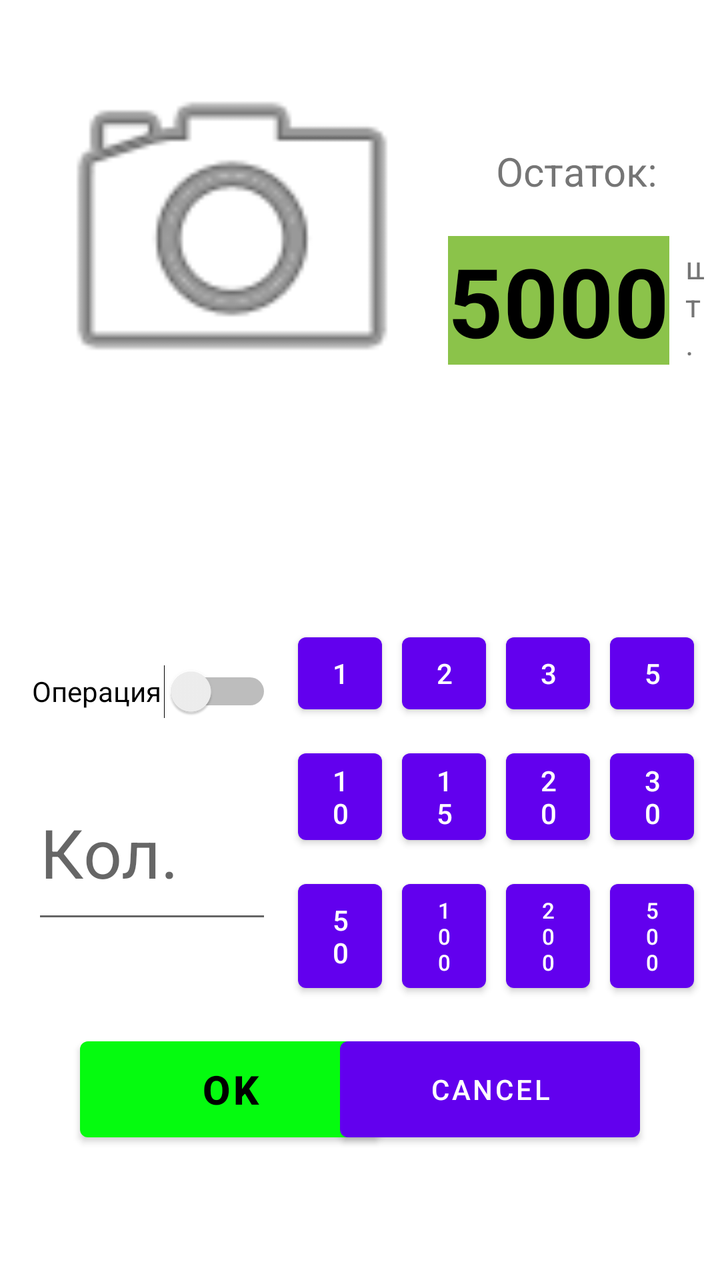
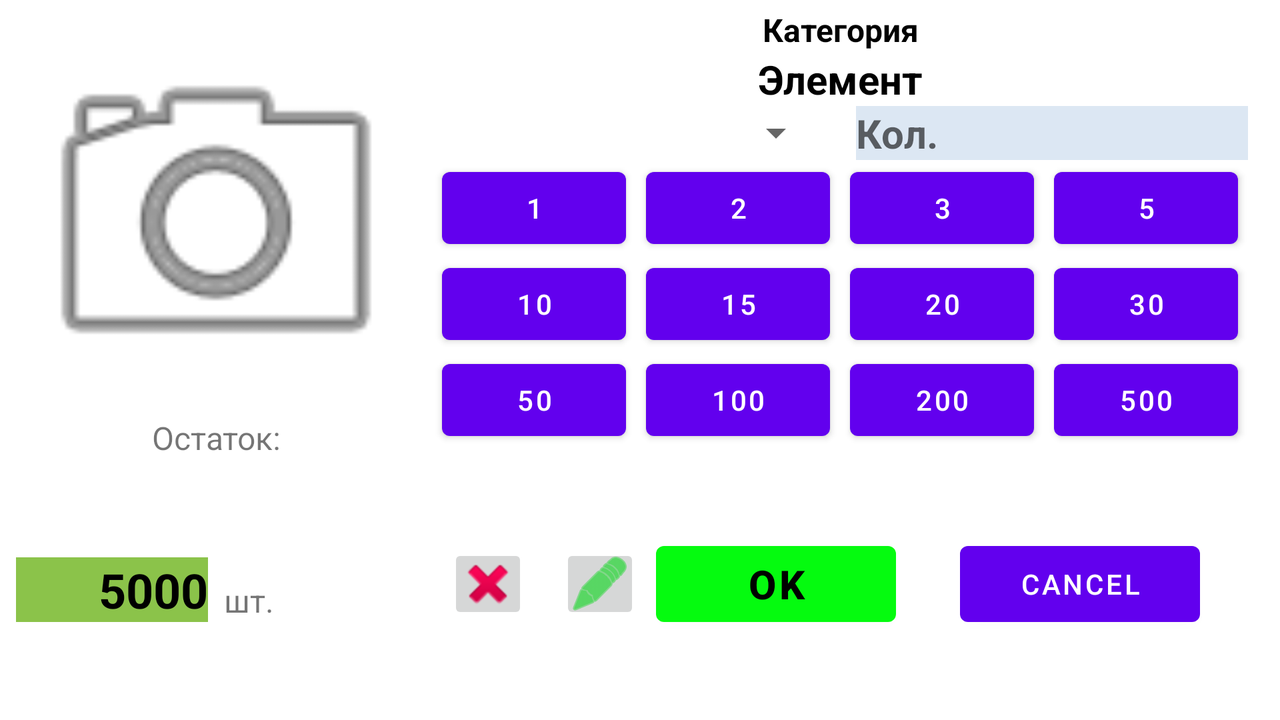

An Android layout and its configuration variant, each rendered on a device that would load it. The default file and the variant file are quoted in full after the pictures.
<!-- AndroidManifest.xml: application theme Theme.Sklad -->
<!-- res/layout/activity_element.xml -->
<?xml version="1.0" encoding="utf-8"?>
<androidx.constraintlayout.widget.ConstraintLayout xmlns:android="http://schemas.android.com/apk/res/android"
    xmlns:app="http://schemas.android.com/apk/res-auto"
    xmlns:tools="http://schemas.android.com/tools"
    android:layout_width="match_parent"
    android:layout_height="match_parent"
    tools:context=".ElementActivity">

    <TextView
        android:id="@+id/El_NameCatTV"
        android:layout_width="0dp"
        android:layout_height="wrap_content"
        android:layout_marginTop="20dp"
        android:textAlignment="textStart"
        android:textColor="@color/black"
        android:textSize="16sp"
        android:textStyle="bold"
        app:layout_constraintEnd_toEndOf="@+id/El_unitTV"
        app:layout_constraintHorizontal_bias="0.0"
        app:layout_constraintStart_toStartOf="@+id/imageView"
        app:layout_constraintTop_toBottomOf="@+id/imageView" />

    <ImageView
        android:id="@+id/imageView"
        android:layout_width="200dp"
        android:layout_height="200dp"
        android:layout_marginStart="16dp"
        android:layout_marginTop="16dp"
        android:contentDescription="@string/el_foto"
        app:layout_constraintStart_toStartOf="parent"
        app:layout_constraintTop_toTopOf="parent"
        app:srcCompat="@android:drawable/ic_menu_camera"
        tools:ignore="ImageContrastCheck" />

    <TextView
        android:id="@+id/El_NameElTV"
        android:layout_width="0dp"
        android:layout_height="wrap_content"
        android:layout_marginTop="8dp"
        android:textAlignment="textStart"
        android:textColor="@color/black"
        android:textSize="20sp"
        android:textStyle="bold"
        app:layout_constraintEnd_toEndOf="@+id/El_NameCatTV"
        app:layout_constraintStart_toStartOf="@+id/El_NameCatTV"
        app:layout_constraintTop_toBottomOf="@+id/El_NameCatTV" />

    <TextView
        android:id="@+id/textView6"
        android:layout_width="0dp"
        android:layout_height="wrap_content"
        android:layout_marginStart="8dp"
        android:layout_marginTop="72dp"
        android:layout_marginEnd="8dp"
        android:text="Остаток:"
        android:textAlignment="center"
        android:textSize="20sp"
        app:layout_constraintEnd_toEndOf="parent"
        app:layout_constraintHorizontal_bias="1.0"
        app:layout_constraintStart_toEndOf="@+id/imageView"
        app:layout_constraintTop_toTopOf="parent" />

    <TextView
        android:id="@+id/El_RestTV"
        android:layout_width="wrap_content"
        android:layout_height="wrap_content"
        android:layout_marginTop="16dp"
        android:background="#8BC34A"
        android:text="5000"
        android:textColor="@color/black"
        android:textSize="48sp"
        android:textStyle="bold"
        app:layout_constraintBottom_toBottomOf="@+id/imageView"
        app:layout_constraintStart_toStartOf="@+id/textView6"
        app:layout_constraintTop_toBottomOf="@+id/textView6"
        app:layout_constraintVertical_bias="0.081" />

    <TextView
        android:id="@+id/El_unitTV"
        android:layout_width="0dp"
        android:layout_height="wrap_content"
        android:layout_marginStart="8dp"
        android:text="шт."
        android:textSize="16sp"
        app:layout_constraintBottom_toBottomOf="@+id/El_RestTV"
        app:layout_constraintEnd_toEndOf="@+id/textView6"
        app:layout_constraintStart_toEndOf="@+id/El_RestTV" />

    <Switch
        android:id="@+id/El_switch"
        android:layout_width="120dp"
        android:layout_height="58dp"
        android:layout_marginTop="24dp"
        android:checked="false"
        android:text="Операция"
        android:textOff="РАСХОД"
        android:textOn="ПРИХОД"
        app:layout_constraintStart_toStartOf="@+id/El_NameElTV"
        app:layout_constraintTop_toBottomOf="@+id/El_NameElTV"
        tools:checked="false" />

    <EditText
        android:id="@+id/El_NumberET"
        android:layout_width="120dp"
        android:layout_height="84dp"
        android:layout_marginTop="8dp"
        android:ems="10"
        android:hint="Кол."
        android:inputType="number"
        android:textSize="34sp"
        app:layout_constraintStart_toStartOf="@+id/El_switch"
        app:layout_constraintTop_toBottomOf="@+id/El_switch"
        tools:ignore="TextContrastCheck" />

    <LinearLayout
        android:id="@+id/linearLayout"
        android:layout_width="0dp"
        android:layout_height="wrap_content"
        android:layout_marginStart="8dp"
        android:layout_marginTop="20dp"
        android:layout_marginEnd="8dp"
        android:orientation="horizontal"
        app:layout_constraintEnd_toEndOf="parent"
        app:layout_constraintStart_toEndOf="@+id/El_NumberET"
        app:layout_constraintTop_toBottomOf="@+id/El_NameElTV">

        <Button
            android:id="@+id/El_1BT"
            android:layout_width="wrap_content"
            android:layout_height="match_parent"
            android:layout_weight="1"
            android:insetLeft="5dp"
            android:insetRight="5dp"
            android:text="1" />

        <Button
            android:id="@+id/El_2BT"
            android:layout_width="wrap_content"
            android:layout_height="match_parent"
            android:layout_weight="1"
            android:insetLeft="5dp"
            android:insetRight="5dp"
            android:text="2" />

        <Button
            android:id="@+id/El_3BT"
            android:layout_width="wrap_content"
            android:layout_height="match_parent"
            android:layout_weight="1"
            android:insetLeft="5dp"
            android:insetRight="5dp"
            android:text="3" />

        <Button
            android:id="@+id/El_5BT"
            android:layout_width="wrap_content"
            android:layout_height="match_parent"
            android:layout_weight="1"
            android:insetLeft="5dp"
            android:insetRight="5dp"
            android:text="5" />
    </LinearLayout>

    <LinearLayout
        android:id="@+id/linearLayout2"
        android:layout_width="0dp"
        android:layout_height="wrap_content"
        android:layout_marginTop="10dp"
        android:orientation="horizontal"
        app:layout_constraintEnd_toEndOf="@+id/linearLayout"
        app:layout_constraintStart_toStartOf="@+id/linearLayout"
        app:layout_constraintTop_toBottomOf="@+id/linearLayout">

        <Button
            android:id="@+id/El_10BT"
            android:layout_width="wrap_content"
            android:layout_height="match_parent"
            android:layout_weight="1"
            android:insetLeft="5dp"
            android:insetRight="5dp"
            android:text="10" />

        <Button
            android:id="@+id/El_15BT"
            android:layout_width="wrap_content"
            android:layout_height="match_parent"
            android:layout_weight="1"
            android:insetLeft="5dp"
            android:insetRight="5dp"
            android:text="15" />

        <Button
            android:id="@+id/El_20BT"
            android:layout_width="wrap_content"
            android:layout_height="match_parent"
            android:layout_weight="1"
            android:insetLeft="5dp"
            android:insetRight="5dp"
            android:text="20" />

        <Button
            android:id="@+id/El_30BT"
            android:layout_width="wrap_content"
            android:layout_height="match_parent"
            android:layout_weight="1"
            android:insetLeft="5dp"
            android:insetRight="5dp"
            android:text="30" />
    </LinearLayout>

    <LinearLayout
        android:id="@+id/linearLayout3"
        android:layout_width="0dp"
        android:layout_height="wrap_content"
        android:layout_marginTop="10dp"
        android:orientation="horizontal"
        app:layout_constraintEnd_toEndOf="@+id/linearLayout2"
        app:layout_constraintStart_toStartOf="@+id/linearLayout2"
        app:layout_constraintTop_toBottomOf="@+id/linearLayout2">

        <Button
            android:id="@+id/El_50BT"
            android:layout_width="wrap_content"
            android:layout_height="match_parent"
            android:layout_weight="1"
            android:insetLeft="5dp"
            android:insetRight="5dp"
            android:text="50" />

        <Button
            android:id="@+id/El_100BT"
            android:layout_width="wrap_content"
            android:layout_height="match_parent"
            android:layout_weight="1"
            android:insetLeft="5dp"
            android:insetRight="5dp"
            android:text="100"
            android:textSize="11sp" />

        <Button
            android:id="@+id/El_200BT"
            android:layout_width="wrap_content"
            android:layout_height="match_parent"
            android:layout_weight="1"
            android:insetLeft="5dp"
            android:insetRight="5dp"
            android:text="200"
            android:textSize="11sp" />

        <Button
            android:id="@+id/El_500BT"
            android:layout_width="wrap_content"
            android:layout_height="match_parent"
            android:layout_weight="1"
            android:insetLeft="5dp"
            android:insetRight="5dp"
            android:text="500"
            android:textSize="11sp" />
    </LinearLayout>

    <Button
        android:id="@+id/El_Ok_Bt"
        android:layout_width="150dp"
        android:layout_height="60dp"
        android:layout_marginStart="40dp"
        android:layout_marginTop="48dp"
        android:text="@android:string/ok"
        android:textColor="@color/black"
        android:textSize="20sp"
        android:textStyle="bold"
        app:backgroundTint="#05FB0F"
        app:layout_constraintStart_toStartOf="parent"
        app:layout_constraintTop_toBottomOf="@+id/El_NumberET" />

    <Button
        android:id="@+id/El_Cancel_Bt"
        android:layout_width="150dp"
        android:layout_height="60dp"
        android:layout_marginEnd="40dp"
        android:text="@android:string/cancel"
        app:layout_constraintBottom_toBottomOf="@+id/El_Ok_Bt"
        app:layout_constraintEnd_toEndOf="parent"
        app:layout_constraintTop_toTopOf="@+id/El_Ok_Bt"
        app:layout_constraintVertical_bias="0.0" />

</androidx.constraintlayout.widget.ConstraintLayout>
<!-- resources referenced by this layout -->
<resources>
  <color name="black">#FF000000</color>
  <string name="el_foto">foto</string>
  <style name="Theme.Sklad" parent="Theme.MaterialComponents.DayNight.DarkActionBar">
          
          <item name="colorPrimary">@color/purple_500</item>
          <item name="colorPrimaryVariant">@color/purple_700</item>
          <item name="colorOnPrimary">@color/white</item>
          
          <item name="colorSecondary">@color/teal_200</item>
          <item name="colorSecondaryVariant">@color/teal_700</item>
          <item name="colorOnSecondary">@color/black</item>
          
          <item name="android:statusBarColor" tools:targetApi="21">?attr/colorPrimaryVariant</item>
          
      </style>
  <color name="purple_500">#FF6200EE</color>
  <color name="purple_700">#FF3700B3</color>
  <color name="white">#FFFFFFFF</color>
  <color name="teal_200">#FF03DAC5</color>
  <color name="teal_700">#FF018786</color>
</resources>
<!-- res/layout-land/activity_element.xml (the repository's variant of the layout above) -->
<!-- drawn on the phone turned sideways -->
<?xml version="1.0" encoding="utf-8"?>
<androidx.constraintlayout.widget.ConstraintLayout xmlns:android="http://schemas.android.com/apk/res/android"
    xmlns:app="http://schemas.android.com/apk/res-auto"
    xmlns:tools="http://schemas.android.com/tools"
    tools:context=".ElementActivity"
    android:layout_width="match_parent"
    android:layout_height="match_parent">

    <TextView
        android:id="@+id/El_NameCatTV"
        android:layout_width="0dp"
        android:layout_height="22dp"
        android:layout_marginStart="8dp"
        android:layout_marginTop="4dp"
        android:layout_marginEnd="16dp"
        android:text="Категория"
        android:textAlignment="center"
        android:textColor="@color/black"
        android:textSize="16sp"
        android:textStyle="bold"
        app:layout_constraintEnd_toEndOf="parent"
        app:layout_constraintStart_toEndOf="@+id/El_imageView"
        app:layout_constraintTop_toTopOf="parent" />

    <ImageView
        android:id="@+id/El_imageView"
        android:layout_width="200dp"
        android:layout_height="200dp"
        android:layout_marginStart="8dp"
        android:layout_marginTop="8dp"
        android:clickable="true"
        android:contentDescription="@string/el_foto"
        android:focusableInTouchMode="false"
        android:scaleType="centerCrop"
        app:layout_constraintStart_toStartOf="parent"
        app:layout_constraintTop_toTopOf="parent"
        app:srcCompat="@android:drawable/ic_menu_camera"
        tools:ignore="ImageContrastCheck" />

    <TextView
        android:id="@+id/El_NameElTV"
        android:layout_width="0dp"
        android:layout_height="wrap_content"
        android:text="Элемент"
        android:textAlignment="center"
        android:textColor="@color/black"
        android:textSize="20sp"
        android:textStyle="bold"
        app:layout_constraintEnd_toEndOf="@+id/El_NameCatTV"
        app:layout_constraintStart_toStartOf="@+id/El_NameCatTV"
        app:layout_constraintTop_toBottomOf="@+id/El_NameCatTV" />

    <TextView
        android:id="@+id/textView6"
        android:layout_width="0dp"
        android:layout_height="wrap_content"
        android:text="Остаток:"
        android:textAlignment="center"
        android:textSize="16sp"
        app:layout_constraintEnd_toEndOf="@+id/El_imageView"
        app:layout_constraintStart_toStartOf="@+id/El_imageView"
        app:layout_constraintTop_toBottomOf="@+id/El_imageView" />

    <TextView
        android:id="@+id/El_RestTV"
        android:layout_width="0dp"
        android:layout_height="wrap_content"
        android:background="#8BC34A"
        android:text="5000"
        android:textAlignment="viewEnd"
        android:textColor="@color/black"
        android:textSize="24sp"
        android:textStyle="bold"
        app:layout_constraintBottom_toBottomOf="parent"
        app:layout_constraintEnd_toStartOf="@id/El_unitTV"
        app:layout_constraintStart_toStartOf="@+id/textView6"
        app:layout_constraintTop_toBottomOf="@+id/textView6" />

    <TextView
        android:id="@+id/El_unitTV"
        android:layout_width="0dp"
        android:layout_height="wrap_content"
        android:layout_marginStart="8dp"
        android:text="шт."
        android:textSize="16sp"
        app:layout_constraintBottom_toBottomOf="@+id/El_RestTV"
        app:layout_constraintEnd_toEndOf="@+id/textView6"
        app:layout_constraintStart_toEndOf="@+id/El_RestTV" />

    <Spinner
        android:id="@+id/El_spinner"
        android:layout_width="0dp"
        android:layout_height="0dp"
        android:layout_marginStart="8dp"
        android:layout_marginEnd="16dp"
        android:spinnerMode="dropdown"
        app:layout_constraintBottom_toBottomOf="@+id/El_NumberET"
        app:layout_constraintEnd_toStartOf="@+id/El_NumberET"
        app:layout_constraintStart_toEndOf="@+id/El_imageView"
        app:layout_constraintTop_toTopOf="@+id/El_NumberET"
        tools:ignore="SpeakableTextPresentCheck,TouchTargetSizeCheck" />

    <EditText
        android:id="@+id/El_NumberET"
        android:layout_width="0dp"
        android:layout_height="wrap_content"
        android:layout_marginEnd="16dp"
        android:background="#DCE7F3"
        android:ems="10"
        android:hint="Кол."
        android:inputType="number"
        android:textSize="20sp"
        android:textStyle="bold"
        app:layout_constraintEnd_toEndOf="parent"
        app:layout_constraintStart_toEndOf="@+id/El_spinner"
        app:layout_constraintTop_toBottomOf="@+id/El_NameElTV"
        tools:ignore="TextContrastCheck" />

    <LinearLayout
        android:id="@+id/linearLayout"
        android:layout_width="0dp"
        android:layout_height="wrap_content"
        android:layout_marginEnd="16dp"
        android:orientation="horizontal"
        app:layout_constraintEnd_toEndOf="parent"
        app:layout_constraintStart_toStartOf="@+id/El_spinner"
        app:layout_constraintTop_toBottomOf="@+id/El_NumberET">

        <Button
            android:id="@+id/El_1BT"
            android:layout_width="wrap_content"
            android:layout_height="wrap_content"
            android:layout_weight="1"
            android:insetLeft="5dp"
            android:insetRight="5dp"
            android:text="1"
            android:textSize="14dp" />

        <Button
            android:id="@+id/El_2BT"
            android:layout_width="wrap_content"
            android:layout_height="wrap_content"
            android:layout_weight="1"
            android:insetLeft="5dp"
            android:insetRight="5dp"
            android:text="2"
            android:textSize="14dp" />

        <Button
            android:id="@+id/El_3BT"
            android:layout_width="wrap_content"
            android:layout_height="match_parent"
            android:layout_weight="1"
            android:insetLeft="5dp"
            android:insetRight="5dp"
            android:text="3"
            android:textSize="14dp" />

        <Button
            android:id="@+id/El_5BT"
            android:layout_width="wrap_content"
            android:layout_height="wrap_content"
            android:layout_weight="1"
            android:insetLeft="5dp"
            android:insetRight="5dp"
            android:text="5"
            android:textSize="14dp" />
    </LinearLayout>

    <LinearLayout
        android:id="@+id/linearLayout2"
        android:layout_width="0dp"
        android:layout_height="wrap_content"
        android:orientation="horizontal"
        app:layout_constraintEnd_toEndOf="@+id/linearLayout"
        app:layout_constraintStart_toStartOf="@+id/linearLayout"
        app:layout_constraintTop_toBottomOf="@+id/linearLayout">

        <Button
            android:id="@+id/El_10BT"
            android:layout_width="wrap_content"
            android:layout_height="match_parent"
            android:layout_weight="1"
            android:insetLeft="5dp"
            android:insetRight="5dp"
            android:text="10"
            android:textSize="14dp" />

        <Button
            android:id="@+id/El_15BT"
            android:layout_width="wrap_content"
            android:layout_height="match_parent"
            android:layout_weight="1"
            android:insetLeft="5dp"
            android:insetRight="5dp"
            android:text="15"
            android:textSize="14dp" />

        <Button
            android:id="@+id/El_20BT"
            android:layout_width="wrap_content"
            android:layout_height="match_parent"
            android:layout_weight="1"
            android:insetLeft="5dp"
            android:insetRight="5dp"
            android:text="20"
            android:textSize="14dp" />

        <Button
            android:id="@+id/El_30BT"
            android:layout_width="wrap_content"
            android:layout_height="match_parent"
            android:layout_weight="1"
            android:insetLeft="5dp"
            android:insetRight="5dp"
            android:text="30"
            android:textSize="14dp" />
    </LinearLayout>

    <LinearLayout
        android:id="@+id/linearLayout3"
        android:layout_width="0dp"
        android:layout_height="wrap_content"
        android:orientation="horizontal"
        app:layout_constraintEnd_toEndOf="@+id/linearLayout2"
        app:layout_constraintStart_toStartOf="@+id/linearLayout2"
        app:layout_constraintTop_toBottomOf="@+id/linearLayout2">

        <Button
            android:id="@+id/El_50BT"
            android:layout_width="wrap_content"
            android:layout_height="match_parent"
            android:layout_weight="1"
            android:insetLeft="5dp"
            android:insetRight="5dp"
            android:text="50"
            android:textSize="14dp" />

        <Button
            android:id="@+id/El_100BT"
            android:layout_width="wrap_content"
            android:layout_height="match_parent"
            android:layout_weight="1"
            android:insetLeft="5dp"
            android:insetRight="5dp"
            android:text="100"
            android:textSize="14dp" />

        <Button
            android:id="@+id/El_200BT"
            android:layout_width="wrap_content"
            android:layout_height="match_parent"
            android:layout_weight="1"
            android:insetLeft="5dp"
            android:insetRight="5dp"
            android:text="200"
            android:textSize="14dp" />

        <Button
            android:id="@+id/El_500BT"
            android:layout_width="wrap_content"
            android:layout_height="match_parent"
            android:layout_weight="1"
            android:insetLeft="5dp"
            android:insetRight="5dp"
            android:text="500"
            android:textSize="14dp" />
    </LinearLayout>

    <Button
        android:id="@+id/El_Ok_Bt"
        android:layout_width="120dp"
        android:layout_height="50dp"
        android:layout_marginEnd="32dp"
        android:text="@android:string/ok"
        android:textColor="@color/black"
        android:textSize="20sp"
        android:textStyle="bold"
        app:backgroundTint="#05FB0F"
        app:layout_constraintBottom_toBottomOf="parent"
        app:layout_constraintEnd_toStartOf="@+id/El_Cancel_Bt"
        app:layout_constraintTop_toBottomOf="@+id/linearLayout3" />

    <Button
        android:id="@+id/El_Cancel_Bt"
        android:layout_width="120dp"
        android:layout_height="50dp"
        android:layout_marginEnd="40dp"
        android:text="@android:string/cancel"
        app:layout_constraintBottom_toBottomOf="@+id/El_Ok_Bt"
        app:layout_constraintEnd_toEndOf="parent"
        app:layout_constraintTop_toTopOf="@+id/El_Ok_Bt"
        app:layout_constraintVertical_bias="0.0" />

    <ImageButton
        android:id="@+id/elDelBt"
        android:layout_width="40dp"
        android:layout_height="40dp"
        android:layout_marginStart="16dp"
        app:layout_constraintBottom_toBottomOf="@+id/El_Ok_Bt"
        app:layout_constraintStart_toEndOf="@+id/El_unitTV"
        app:layout_constraintTop_toTopOf="@+id/El_Ok_Bt"
        app:srcCompat="@android:drawable/ic_delete" />

    <ImageButton
        android:id="@+id/elEditBt"
        android:layout_width="40dp"
        android:layout_height="40dp"
        android:layout_marginStart="16dp"
        android:tint="#04D616"
        app:layout_constraintBottom_toBottomOf="@+id/elDelBt"
        app:layout_constraintStart_toEndOf="@+id/elDelBt"
        app:layout_constraintTop_toTopOf="@+id/elDelBt"
        app:srcCompat="@android:drawable/ic_menu_edit" />

</androidx.constraintlayout.widget.ConstraintLayout>
